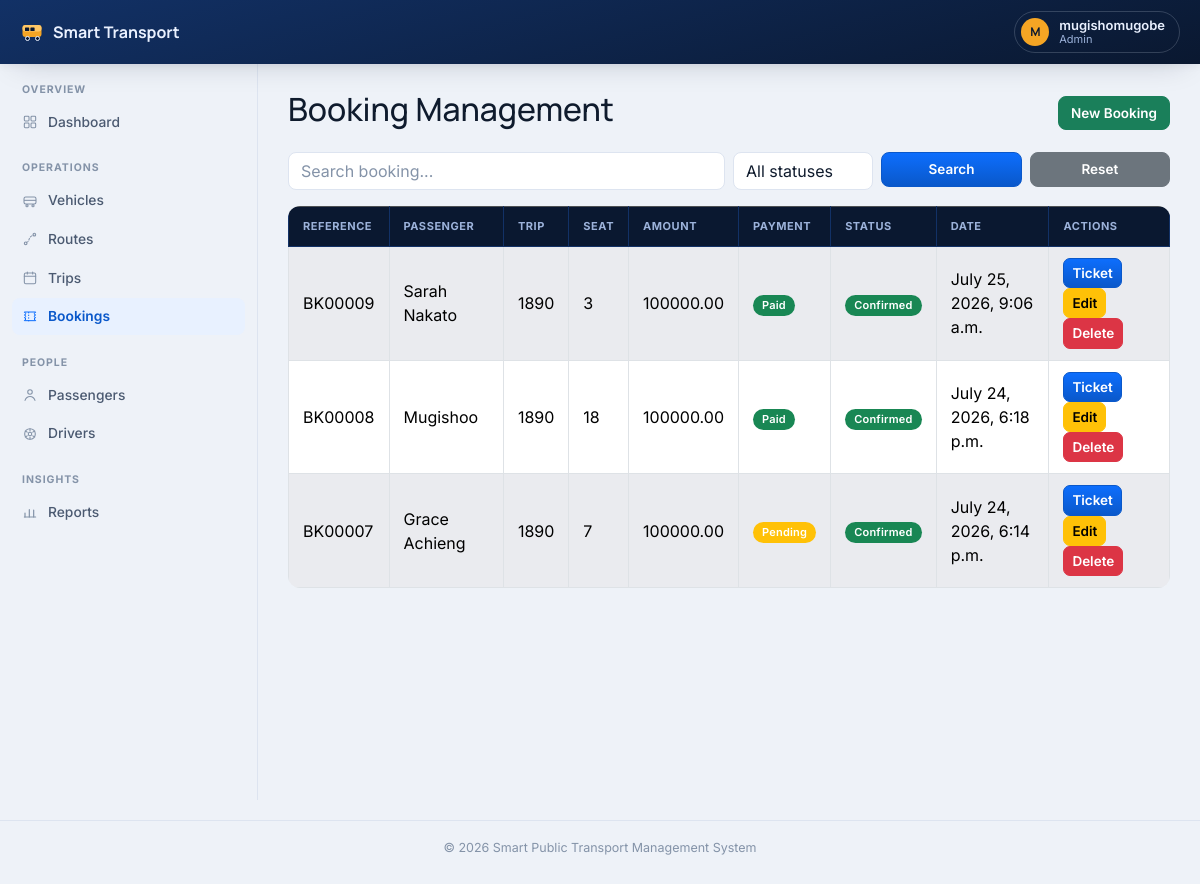
/bookings/ (signed in), run on an earlier commit of the app's database.
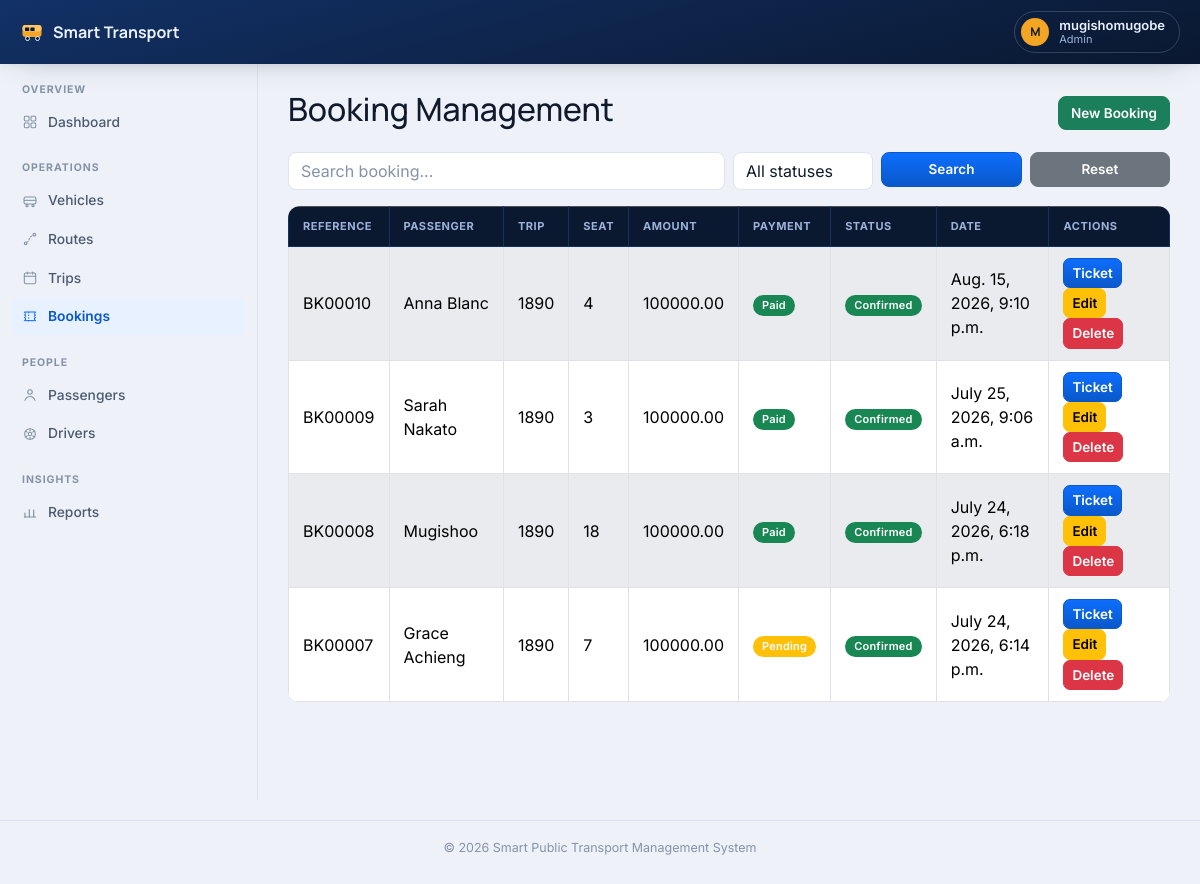
And on a later commit of the database.
### bookings/models.py (models this page shows, shortened)
class Booking(models.Model):
    STATUS_CHOICES = [
        ("CONFIRMED", "Confirmed"),
        ("CANCELLED", "Cancelled"),
    ]
    booking_reference = models.CharField(
        max_length=20,
        unique=True,
        editable=False
    )
    passenger = models.ForeignKey(
        Passenger,
        on_delete=models.CASCADE,
        related_name="bookings"
    )
    trip = models.ForeignKey(
        Trip,
        on_delete=models.CASCADE,
        related_name="bookings"
    )
    seat_number = models.PositiveIntegerField()
    amount = models.DecimalField(
        max_digits=10,
        decimal_places=2
    )
    booking_date = models.DateTimeField(
        auto_now_add=True
    )
    payment_status = models.BooleanField(
        default=True
    )
    status = models.CharField(
        max_length=20,
        choices=STATUS_CHOICES,
        default="CONFIRMED"
    )
    qr_code = models.ImageField(
        upload_to="qrcodes/",
        blank=True,
        null=True
    )
    class Meta:
        ordering = [
            "-booking_date"
        ]

### passengers/models.py (models this page shows, shortened)
class Passenger(models.Model):
    full_name = models.CharField(max_length=200)
    email = models.EmailField(unique=True)
    phone = models.CharField(max_length=20)
    address = models.TextField(blank=True)
    national_id = models.CharField(max_length=100, unique=True)
    created_at = models.DateTimeField(auto_now_add=True)
    class Meta:
        ordering = ['full_name']
        verbose_name = "Passenger"
        verbose_name_plural = "Passengers"

### trips/models.py (models this page shows, shortened)
class Trip(models.Model):
    STATUS_CHOICES = [
        ("SCHEDULED", "Scheduled"),
        ("IN_PROGRESS", "In Progress"),
        ("COMPLETED", "Completed"),
        ("CANCELLED", "Cancelled"),
    ]
    trip_number = models.CharField(
        max_length=30,
        unique=True
    )
    vehicle = models.ForeignKey(
        Vehicle,
        on_delete=models.CASCADE
    )
    driver = models.ForeignKey(
        Driver,
        on_delete=models.CASCADE
    )
    route = models.ForeignKey(
        Route,
        on_delete=models.CASCADE
    )
    departure_time = models.DateTimeField()
    arrival_time = models.DateTimeField()
    available_seats = models.PositiveIntegerField()
    status = models.CharField(
        max_length=20,
        choices=STATUS_CHOICES,
        default="SCHEDULED"
    )
    notes = models.TextField(
        blank=True
    )
    created_at = models.DateTimeField(
        auto_now_add=True
    )

### bookings/views.py (the view)
# urls.py: path("", views.booking_list, name="list"),
@login_required
def booking_list(request):
    query = request.GET.get("q")
    bookings = Booking.objects.select_related(
        "passenger",
        "trip"
    ).all()
    if not is_staff_or_admin(request.user):
        bookings = bookings.filter(passenger__email__iexact=request.user.email or "")
    if query:
        bookings = bookings.filter(
            Q(booking_reference__icontains=query)
            | Q(passenger__full_name__icontains=query)
            | Q(trip__trip_number__icontains=query)
        )
    status = request.GET.get("status")
    if status:
        bookings = bookings.filter(status=status)
    paginator = Paginator(bookings, 10)
    page = request.GET.get("page")
    bookings = paginator.get_page(page)
    return render(
        request,
        "bookings/booking_list.html",
        {
            "bookings": bookings,
            "query": query,
            "status": status,
            "status_choices": Booking.STATUS_CHOICES,
        }
    )

### templates/bookings/booking_list.html (shortened to what this page needs)
{% extends "base.html" %}
{% block content %}
<div class="d-flex justify-content-between align-items-center mb-3">
    <h2>Booking Management</h2>
    <a href="{% url 'bookings:create' %}"
       class="btn btn-success">
        New Booking
    </a>
</div>
<form method="GET" class="mb-3">
    <div class="row g-2">
        <div class="col-md-6">
            <input
                type="text"
                class="form-control"
                name="q"
                placeholder="Search booking..."
                value="{{ query|default:'' }}"
            >
        </div>
        <div class="col-md-2">
            <select name="status" class="form-select" onchange="this.form.submit()">
                <option value="">All statuses</option>
            </select>
        </div>
        <div class="col-md-2">
            <button class="btn btn-primary w-100">
                Search
            </button>
        </div>
        <div class="col-md-2">
            <a href="{% url 'bookings:list' %}"
               class="btn btn-secondary w-100">
                Reset
            </a>
        </div>
    </div>
</form>
<div class="table-responsive">
<table class="table table-bordered table-striped">
<thead class="table-dark">
<tr>
<th>Reference</th>
<th>Passenger</th>
<th>Trip</th>
<th>Seat</th>
<th>Amount</th>
<th>Payment</th>
<th>Status</th>
<th>Date</th>
<th>Actions</th>
</tr>
</thead>
<tbody>
{% for booking in bookings %}
<tr>
<td>
{{ booking.booking_reference }}
</td>
<td>
{{ booking.passenger.full_name }}
</td>
<td>
{{ booking.trip.trip_number }}
</td>
<td>
{{ booking.seat_number }}
</td>
<td>
{{ booking.amount }}
</td>
<td>
{% if booking.payment_status %}
<span class="badge bg-success">
Paid
</span>
{% else %}
<span class="badge bg-warning">
Pending
</span>
{% endif %}
</td>
<td>
{% if booking.status == "CONFIRMED" %}
<span class="badge bg-success">
Confirmed
</span>
{% else %}
<span class="badge bg-danger">
Cancelled
</span>
{% endif %}
</td>
<td>
{{ booking.booking_date }}
</td>
<td>
<a href="{% url 'bookings:ticket' booking.id %}"
class="btn btn-primary btn-sm">
Ticket
</a>
{% if user.is_superuser or user.profile.role == "STAFF" or user.profile.role == "ADMIN" %}
<a href="{% url 'bookings:update' booking.id %}"
class="btn btn-warning btn-sm">
Edit
</a>
<a href="{% url 'bookings:delete' booking.id %}"
class="btn btn-danger btn-sm">
Delete
</a>
{% elif booking.status == "CONFIRMED" %}
<form method="post" action="{% url 'bookings:cancel' booking.id %}" class="d-inline"
      onsubmit="return confirm('Cancel this booking and release the seat?');">
    {% csrf_token %}
    <button type="submit" class="btn btn-outline-danger btn-sm">Cancel</button>
</form>
{% endif %}
</td>
</tr>
{% empty %}
<tr>
<td colspan="9" class="text-center">
No bookings found.
</td>
</tr>
{% endfor %}
</tbody>
</table>
</div>
{% endblock %}

What changed in the data, as far as the page shows it:
added Booking: booking_reference "BK00010", passenger.full_name "Anna Blanc", trip.trip_number "1890", seat_number "4", amount "100000.00", payment_status "Paid", status "Confirmed", booking_date "Aug. 15, 2026, 9:10 p.m."
